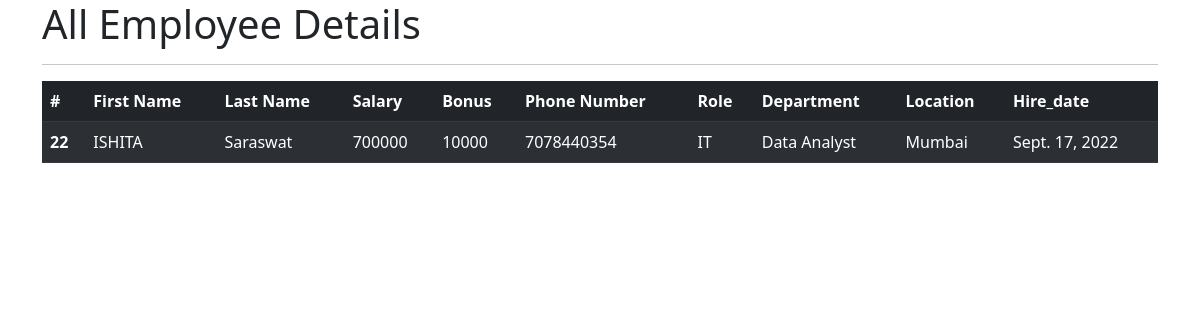
The app's page /all_emp with its own data.
### emp_app/models.py (models this page shows)
class Employee(models.Model):
    first_name = models.CharField(max_length=90, blank=True)
    last_name = models.CharField(max_length=90)
    dept = models.CharField(max_length=90, blank=True)
    salary = models.IntegerField(default=0)
    location = models.CharField(max_length=100, blank=True)
    bonus = models.IntegerField(default=0)
    role = models.CharField(max_length=90, blank=True)
    phone = models.IntegerField(default=0)
    hire_date = models.DateField()
    def __str__(self):
        return "%s %s %s " % (self.first_name, self.last_name, self.role)

### emp_app/views.py (the view)
# urls.py: path('all_emp', views.all_emp, name='all_emp'),
def all_emp(request):
    emps = Employee.objects.all()
    context = {
        'emps': emps
    }
    print(context)
    return render(request, 'view_all_emp.html', context)

### emp_app/templates/view_all_emp.html (shortened to what this page needs)
<!doctype html>
<html lang="en">
<head>
    <link rel="stylesheet" href="https://cdn.jsdelivr.net/npm/bootstrap@5.2.1/dist/css/bootstrap.rtl.min.css"
>
</head>
<body>
<div class="container">
    <h1>All Employee Details</h1>
    <hr/>
    <table class="table table-dark table-striped">
        <thead>
        <tr>
            <th scope="col">#</th>
            <th scope="col">First Name</th>
            <th scope="col">Last Name</th>
            <th scope="col">Salary</th>
            <th scope="col">Bonus</th>
            <th scope="col">Phone Number</th>
            <th scope="col">Role</th>
            <th scope="col">Department</th>
            <th scope="col">Location</th>
            <th scope="col">Hire_date</th>
        </tr>
        </thead>
        {% for emp in emps %}
        <tbody>
        <tr>
            <th scope="row">{{emp.id}}</th>
            <td>{{emp.first_name}}</td>
            <td>{{emp.last_name}}</td>
            <td>{{emp.salary}}</td>
            <td>{{emp.bonus}}</td>
            <td>{{emp.phone}}</td>
            <td>{{emp.dept}}</td>
            <td>{{emp.role}}</td>
            <td>{{emp.location}}</td>
            <td>{{emp.hire_date}}</td>
        </tr>
        {% endfor %}
        </tbody>
    </table>
</div>
</body>
</html>

### records on screen
Employee: id "22", first_name "ISHITA", last_name "Saraswat", salary "700000", bonus "10000", phone "7078440354", dept "IT", role "Data Analyst", location "Mumbai", hire_date "Sept. 17, 2022"
